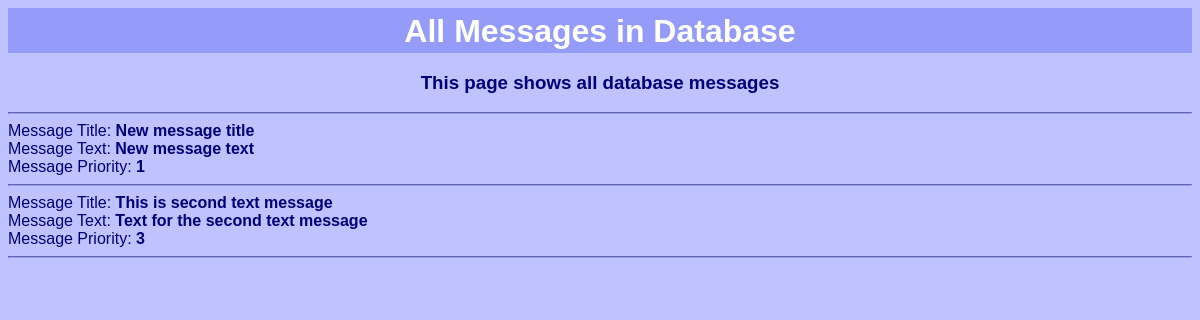
Before: /message_all with the older database file.
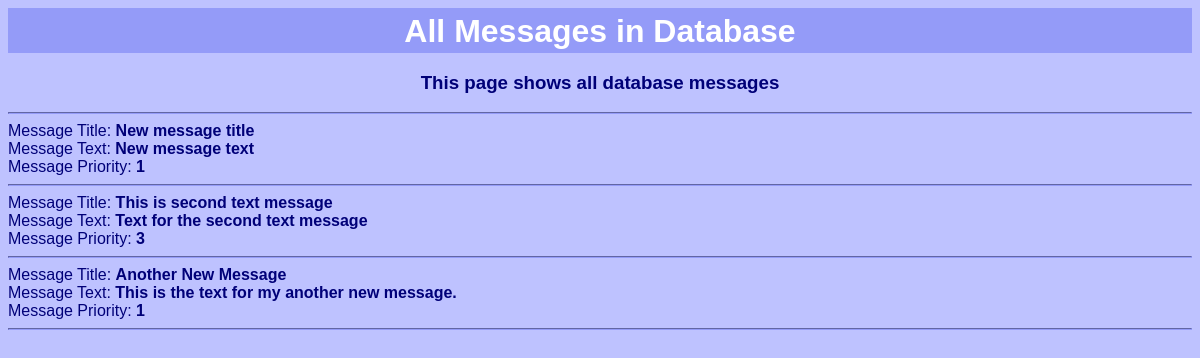
After: the same page with the newer database file.
### Database.py (models this page shows)
class Message(db.Model):
    id = db.Column(db.Integer, primary_key=True)
    title = db.Column(db.String(300), nullable=False)
    messageText = db.Column(db.String(300), nullable=False)
    priority = db.Column(db.Integer, nullable=False)

### app.py (the view)
@app.route('/message_all')  # Define a route for displaying posts
def message_all():  # Query all posts from the database using the Post model
    from Database import Message
    messages = Message.query.all()  # Retrieve all Message records from the database
    return render_template('message_all.html', messages=messages)

### templates/message_all.html (shortened to what this page needs)
<!DOCTYPE html>
<html lang="en">
<head>
    <link rel="stylesheet" href="{{url_for('static', filename='css/db_style.css')}}">
</head>
<body>
    <h1>All Messages in Database</h1>
    <center>
    <h3>This page shows all database messages</h3>
    </center>
    <hr>
    {% for message in messages %}
        <form method="post">
            Message Title: <strong>{{message.title}}</strong><br>
            Message Text: <strong>{{message.messageText}}</strong><br>
            Message Priority: <strong>{{message.priority}}</strong><br>
        </form>
        <hr>
    {% endfor %}
</body>
</html>

Changed rows visible on the page:
added Message: title "Another New Message", messageText "This is the text for my another new message.", priority "1"
